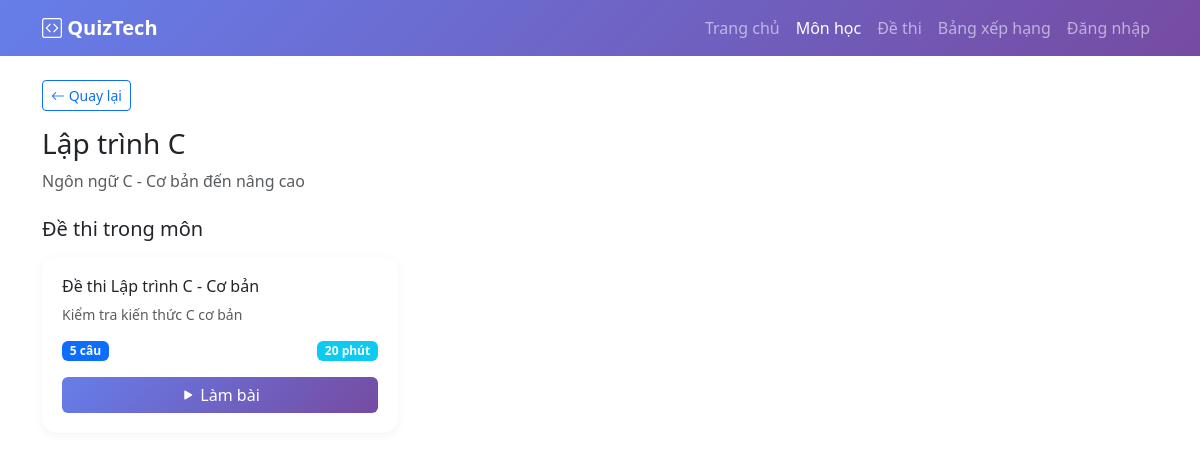
Page /subjects.php?id=1 on the committed database.
### tables this page shows
CREATE TABLE subjects (
    id INT PRIMARY KEY AUTO_INCREMENT,
    name VARCHAR(100) NOT NULL,
    description TEXT,
    icon VARCHAR(50),
    created_at TIMESTAMP DEFAULT CURRENT_TIMESTAMP
);

CREATE TABLE exams (
    id INT PRIMARY KEY AUTO_INCREMENT,
    subject_id INT,
    title VARCHAR(200) NOT NULL,
    description TEXT,
    time_limit INT DEFAULT 20,
    question_count INT DEFAULT 5,
    created_at TIMESTAMP DEFAULT CURRENT_TIMESTAMP,
    FOREIGN KEY (subject_id) REFERENCES subjects(id) ON DELETE CASCADE
);

### config/database.php (called while the page is built, shortened)
<?php
function isLoggedIn() {
    return isset($_SESSION['user_id']) && !empty($_SESSION['user_id']);
}
?>

### subjects.php (the view, shortened to what this page needs)
<?php
require_once 'config/database.php';
$subject_id = isset($_GET['id']) ? (int)$_GET['id'] : 0;
if ($subject_id > 0) {
    $stmt = $pdo->prepare("SELECT * FROM subjects WHERE id = ?");
    $stmt->execute([$subject_id]);
    $subject = $stmt->fetch();
    $exams = $pdo->prepare("SELECT * FROM exams WHERE subject_id = ?");
    $exams->execute([$subject_id]);
    $exams = $exams->fetchAll();
} else {
    $subjects = $pdo->query("SELECT * FROM subjects ORDER BY name")->fetchAll();
}
?>
<!DOCTYPE html>
<html lang="vi">
<head>
    <link href="https://cdn.jsdelivr.net/npm/bootstrap@5.3.0/dist/css/bootstrap.min.css" rel="stylesheet">
    <link rel="stylesheet" href="https://cdn.jsdelivr.net/npm/bootstrap-icons@1.11.0/font/bootstrap-icons.css">
    <link rel="stylesheet" href="assets/css/style.css">
</head>
<body>
    <nav class="navbar navbar-expand-lg navbar-dark" style="background: linear-gradient(135deg, #667eea 0%, #764ba2 100%);">
        <div class="container">
            <a class="navbar-brand fw-bold" href="index.php">
                <i class="bi bi-code-square"></i> QuizTech
            </a>
            <div class="collapse navbar-collapse" id="navbarNav">
                <ul class="navbar-nav ms-auto">
                    <li class="nav-item"><a class="nav-link" href="index.php">Trang chủ</a></li>
                    <li class="nav-item"><a class="nav-link active" href="subjects.php">Môn học</a></li>
                    <li class="nav-item"><a class="nav-link" href="exams.php">Đề thi</a></li>
                    <li class="nav-item"><a class="nav-link" href="leaderboard.php">Bảng xếp hạng</a></li>
                    <?php if (isLoggedIn()): ?>
                        <li class="nav-item"><a class="nav-link" href="logout.php">Đăng xuất</a></li>
                    <?php else: ?>
                        <li class="nav-item"><a class="nav-link" href="auth.php">Đăng nhập</a></li>
                    <?php endif; ?>
                </ul>
            </div>
        </div>
    </nav>
    <div class="container py-4">
        <?php if ($subject_id > 0 && isset($subject)): ?>
            <div class="mb-4">
                <a href="subjects.php" class="btn btn-outline-primary btn-sm">
                    <i class="bi bi-arrow-left"></i> Quay lại
                </a>
                <h3 class="mt-3"><?= htmlspecialchars($subject['name']) ?></h3>
                <p class="text-muted"><?= htmlspecialchars($subject['description']) ?></p>
            </div>
            <h5 class="mb-3">Đề thi trong môn</h5>
            <div class="row g-4">
                <?php if (empty($exams)): ?>
                    <div class="col-12">
                        <div class="alert alert-info">Chưa có đề thi cho môn này.</div>
                    </div>
                <?php else: ?>
                    <?php foreach($exams as $exam): ?>
                    <div class="col-md-4">
                        <div class="exam-card">
                            <h6><?= htmlspecialchars($exam['title']) ?></h6>
                            <p class="text-muted small"><?= htmlspecialchars($exam['description']) ?></p>
                            <div class="d-flex justify-content-between align-items-center mb-3">
                                <span class="badge bg-primary"><?= $exam['question_count'] ?> câu</span>
                                <span class="badge bg-info"><?= $exam['time_limit'] ?> phút</span>
                            </div>
                            <a href="exam.php?id=<?= $exam['id'] ?>" class="btn btn-primary w-100">
                                <i class="bi bi-play-fill"></i> Làm bài
                            </a>
                        </div>
                    </div>
                    <?php endforeach; ?>
                <?php endif; ?>
            </div>
        <?php endif; ?>
    </div>
</body>
</html>

### assets/css/style.css (style rules this page uses)
.exam-card { background: white; border-radius: 15px; padding: 20px; box-shadow: 0 2px 10px rgba(0,0,0,0.05); transition: all 0.3s ease; height: 100%; }
.btn-primary { background: linear-gradient(135deg, #667eea 0%, #764ba2 100%); border: none; }

### rows in the picture
subjects: name "Lập trình C", description "Ngôn ngữ C - Cơ bản đến nâng cao"
exams: title "Đề thi Lập trình C - Cơ bản", description "Kiểm tra kiến thức C cơ bản", question_count "5", time_limit "20"
